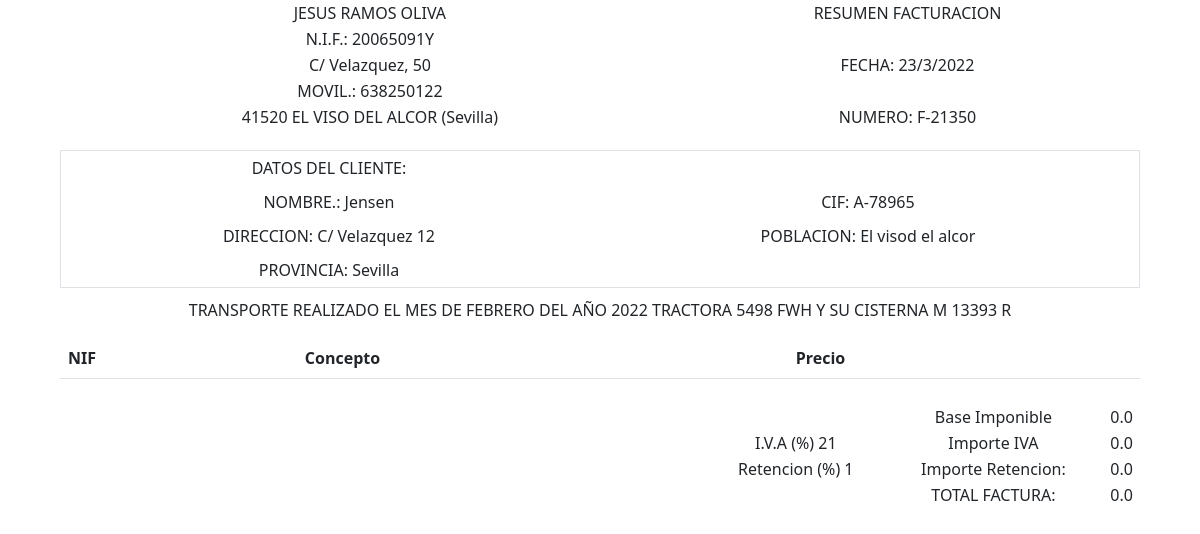
/factura_simple/, run on an earlier commit of the app's database.
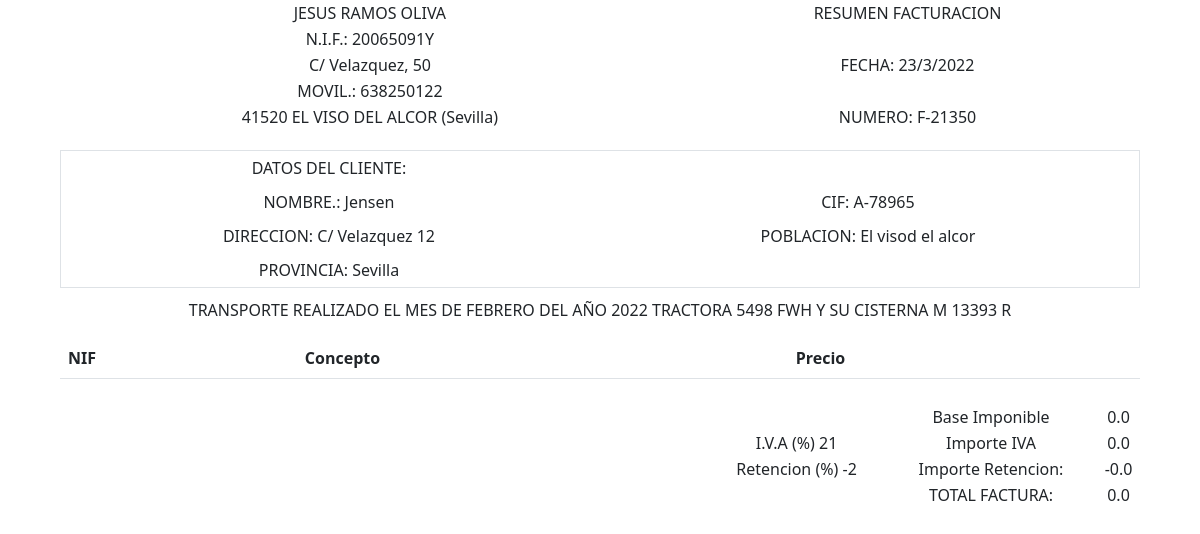
And on a later commit of the database.
### Factura/models.py (models this page shows, shortened)
class temporal(models.Model):
    empleado=models.CharField(max_length=50)
    cif=models.CharField(max_length=50)
    mes=models.CharField(max_length=50)
    año=models.CharField(max_length=50)
    iva=models.CharField(max_length=50)
    lavado=models.CharField(max_length=50)
    retencion=models.CharField(max_length=50)
    kilosminimos=models.CharField(max_length=50)

### Factura/views.py (the view)
# urls.py: path('factura_simple/', view_html_factura_simple, name='factura_simple'),
def view_html_factura_simple(request):
    array_temporales = obtener_datos_temprales()
    _cliente = cliente.objects.all().filter(cif=array_temporales[1])
    _empresa = empresa.objects.all().filter(id=array_temporales[0])
    total = almacenar_total_factura_simple(array_temporales)
    iva = total * (float(array_temporales[4]) / 100)
    retencion = total * (float(array_temporales[6]) / 100)
    precio_total = total + iva + retencion
    _factura_con_precio = factura_simple.objects.all().filter(
        cif_id=array_temporales[1], mes=array_temporales[2], año=array_temporales[3])
    contexto = {
        'facturas': _factura_con_precio,
        'clientes': _cliente,
        'empresas': _empresa,
        'fecha': obtener_fecha,
        'numero_factura': obtener_numero_factura,
        'mes': array_temporales[2],
        'año': array_temporales[3],
        'cantidad_iva': array_temporales[4],
        'cantidad_retencion': array_temporales[6],
        'total': round(total,2),
        'iva': round(iva,2),
        'retencion': round(retencion,2),
        'precio_total': round(precio_total,2),
    }
    return render(request, "factura_simple.html", contexto)

### Factura/Funciones/funciones.py (called while the page is built)
def obtener_fecha():
    now = datetime.now()
    dia = str(now.day)
    mes = str(now.month)
    año = str(now.year)
    fecha = dia + "/" + mes + "/" + año
    return str(fecha)

def obtener_numero_factura():
    numero = str()
    for i in [0,1,2,3,4]:
        numero+= str(random.randint(0, 5))
    return "F-" + numero

def obtener_datos_temprales():
    array_temporales = []
    _temporal = temporal.objects.all()
    for campo in _temporal:
        array_temporales.append(campo.empleado)
        array_temporales.append(campo.cif)
        array_temporales.append(campo.mes)
        array_temporales.append(campo.año)
        array_temporales.append(campo.iva)
        array_temporales.append(campo.lavado)
        array_temporales.append(campo.retencion)
        array_temporales.append(campo.kilosminimos)
    if not array_temporales:
        array_temporales = None
        return array_temporales
    else:
        return array_temporales

### Factura/template/factura_simple.html (shortened to what this page needs)
{% load static %}
<!DOCTYPE html>
<html lang="en">
<head>
  <link rel="stylesheet" href="{% static 'css/factura.css' %}" rel="stylesheet">
  <link href="https://cdn.jsdelivr.net/npm/bootstrap@5.1.3/dist/css/bootstrap.min.css" rel="stylesheet"
>
</head>
<body>
  <div class="contenedor">
    <div class="empresa">
      <table>
        <tbody>
          {% for empresa in empresas %}
          <tr>
            <td>{{empresa.nombre}} {{empresa.apellido1}} {{empresa.apellido2}}</td>
            <td>RESUMEN FACTURACION</td>
            <td></td>
          </tr>
          <tr>
            <td>N.I.F.: {{empresa.nif}}</td>
            <td> </td>
            <td></td>
          </tr>
          <tr>
            <td>C/ {{empresa.calle}}</td>
            <td>FECHA: {{fecha}}</td>
            <td></td>
          </tr>
          <tr>
            <td>MOVIL.: {{empresa.movil}}</td>
            <td></td>
            <td></td>
          </tr>
          <tr>
            <td>{{empresa.cp}} {{empresa.localidad}} ({{empresa.provincia}})</td>
            <td>NUMERO: {{numero_factura}}</td>
            <td></td>
          </tr>
          {% endfor %}
        </tbody>
      </table>
    </div>
    <div class="cliente">
      <table class="border">
        <tbody>
          {% for cliente in clientes %}
          <tr>
            <td class="text-center">DATOS DEL CLIENTE:</td>
            <td class="text-center"></td>
          </tr>
          <tr>
            <td class="text-center">NOMBRE.: {{cliente.nombre}}</td>
            <td class="text-center">CIF: {{cliente.cif}}</td>
          </tr>
          <tr>
            <td class="text-center">DIRECCION: {{cliente.direccion}}</td>
            <td class="text-center">POBLACION: {{cliente.poblacion}}</td>
          </tr>
          <tr>
            <td class="text-center">PROVINCIA: {{cliente.provincia}}</td>
            <td class="text-center"></td>
          </tr>
          {% endfor %}
        </tbody>
      </table>
    </div>
    <div class="camion">
      {% for empresa in empresas %}
      <p class="text-center">TRANSPORTE REALIZADO EL MES DE {{mes}} DEL AÑO {{año}} TRACTORA {{empresa.matricula}} Y SU CISTERNA {{empresa.matricula_remolque}}</p>
      {% endfor %}
    </div>
    <div class="tabla-factura">
      <table class="table">
        <thead>
          <tr>
            <th scope="col">NIF</th>
            <th scope="col">Concepto</th>
            <th scope="col">Precio</th>
          </tr>
        </thead>
      </table>
    </div>
    <div class="footer">
      <table>
        <tbody>
          <tr>
            <td class="text-center"></td>
            <td class="text-center">Base Imponible</td>
            <td class="text-center">{{total}}</td>
          </tr>
          <tr>
            <td class="text-center">I.V.A (%) {{cantidad_iva}}</td>
            <td class="text-center">Importe IVA</td>
            <td class="text-center">{{iva}}</td>
          </tr>
          <tr>
            <td class="text-center">Retencion (%) {{cantidad_retencion}}</td>
            <td class="text-center">Importe Retencion:</td>
            <td class="text-center">{{retencion}}</td>
          </tr>
          <tr>
            <td class="text-center"></td>
            <td class="text-center">TOTAL FACTURA:</td>
            <td class="text-center">{{precio_total}}</td>
          </tr>
        </tbody>
      </table>
    </div>
  </div>
</body>
</html>

What changed in the data, as far as the page shows it:
changed temporal "FEBRERO": retencion (not shown) → "-2"
Also different on the page:
{{ retencion }}: "0.0" → "-0.0"
{{ cantidad_retencion }}: "1" → (not shown)
